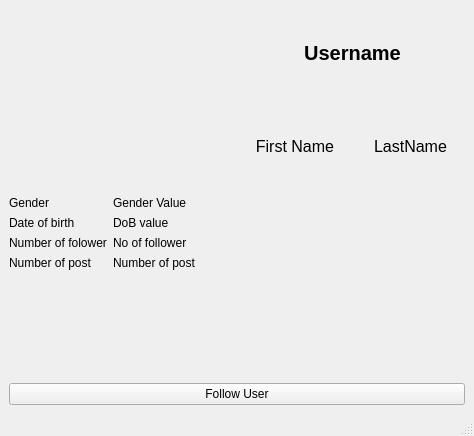
<?xml version="1.0" encoding="UTF-8"?>
<ui version="4.0">
 <class>MainWindow</class>
 <widget class="QMainWindow" name="MainWindow">
  <property name="geometry">
   <rect>
    <x>0</x>
    <y>0</y>
    <width>474</width>
    <height>436</height>
   </rect>
  </property>
  <property name="windowTitle">
   <string>MainWindow</string>
  </property>
  <widget class="QWidget" name="centralwidget">
   <layout class="QVBoxLayout" name="verticalLayout_4">
    <item>
     <layout class="QVBoxLayout" name="verticalLayout">
      <item>
       <layout class="QHBoxLayout" name="horizontalLayout">
        <item>
         <widget class="QLabel" name="ProfilePic">
          <property name="sizePolicy">
           <sizepolicy hsizetype="Preferred" vsizetype="Preferred">
            <horstretch>0</horstretch>
            <verstretch>0</verstretch>
           </sizepolicy>
          </property>
          <property name="text">
           <string/>
          </property>
          <property name="pixmap">
           <pixmap>pikachu.png</pixmap>
          </property>
          <property name="scaledContents">
           <bool>false</bool>
          </property>
         </widget>
        </item>
        <item>
         <layout class="QVBoxLayout" name="verticalLayout_2">
          <item>
           <widget class="QLabel" name="usernameLabel">
            <property name="font">
             <font>
              <pointsize>15</pointsize>
              <weight>75</weight>
              <bold>true</bold>
             </font>
            </property>
            <property name="text">
             <string>Username</string>
            </property>
            <property name="alignment">
             <set>Qt::AlignCenter</set>
            </property>
           </widget>
          </item>
          <item>
           <layout class="QHBoxLayout" name="horizontalLayout_2">
            <item>
             <widget class="QLabel" name="firstNameLabel">
              <property name="font">
               <font>
                <pointsize>12</pointsize>
               </font>
              </property>
              <property name="text">
               <string>First Name</string>
              </property>
              <property name="alignment">
               <set>Qt::AlignCenter</set>
              </property>
             </widget>
            </item>
            <item>
             <widget class="QLabel" name="lastNameLabel">
              <property name="font">
               <font>
                <pointsize>12</pointsize>
               </font>
              </property>
              <property name="text">
               <string>LastName</string>
              </property>
              <property name="alignment">
               <set>Qt::AlignCenter</set>
              </property>
             </widget>
            </item>
           </layout>
          </item>
         </layout>
        </item>
       </layout>
      </item>
      <item>
       <layout class="QFormLayout" name="formLayout">
        <item row="0" column="0">
         <widget class="QLabel" name="label_5">
          <property name="text">
           <string>Gender</string>
          </property>
         </widget>
        </item>
        <item row="0" column="1">
         <widget class="QLabel" name="genderValue">
          <property name="text">
           <string>Gender Value</string>
          </property>
         </widget>
        </item>
        <item row="1" column="0">
         <widget class="QLabel" name="label_7">
          <property name="text">
           <string>Date of birth</string>
          </property>
         </widget>
        </item>
        <item row="1" column="1">
         <widget class="QLabel" name="DoBValue">
          <property name="text">
           <string>DoB value</string>
          </property>
         </widget>
        </item>
        <item row="2" column="0">
         <widget class="QLabel" name="label_9">
          <property name="text">
           <string>Number of folower</string>
          </property>
         </widget>
        </item>
        <item row="2" column="1">
         <widget class="QLabel" name="followerCount">
          <property name="text">
           <string>No of follower</string>
          </property>
         </widget>
        </item>
        <item row="3" column="0">
         <widget class="QLabel" name="label_11">
          <property name="text">
           <string>Number of post</string>
          </property>
         </widget>
        </item>
        <item row="3" column="1">
         <widget class="QLabel" name="postCount">
          <property name="text">
           <string>Number of post</string>
          </property>
         </widget>
        </item>
       </layout>
      </item>
      <item>
       <widget class="QPushButton" name="followbutton">
        <property name="text">
         <string>Follow User</string>
        </property>
       </widget>
      </item>
     </layout>
    </item>
   </layout>
  </widget>
  <widget class="QStatusBar" name="statusbar"/>
 </widget>
 <resources>
  <include location="profilePic.qrc"/>
 </resources>
 <connections/>
</ui>
